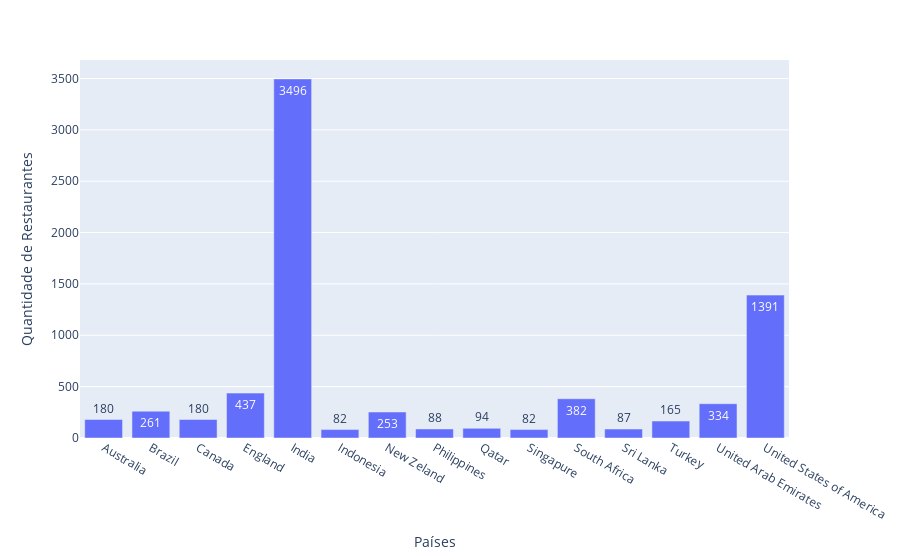

The notebook cell this image was saved under:
### Markdown cell above
## Quantidade de Restaurantes por Pais

### Code cell
cols = ['Country Code','Restaurant Name']

df_aux = df.loc[:,cols].groupby('Country Code').count().reset_index()

fig = px.bar(df_aux,x='Country Code',y='Restaurant Name',text_auto = True,
             labels = {'Restaurant Name':'Quantidade de Restaurantes','Country Code':'Países'})

fig.show()

### Figure 1 — Plotly figure (JSON) as saved in the notebook; plotly's stock layout.template omitted (floating-point values rounded to 4 significant figures)
{"data": [{"alignmentgroup": "True", "hovertemplate": "Países=%{x}<br>Quantidade de Restaurantes=%{y}<extra></extra>", "legendgroup": "", "marker": {"color": "#636efa", "pattern": {"shape": ""}}, "name": "", "offsetgroup": "", "orientation": "v", "showlegend": false, "textposition": "auto", "texttemplate": "%{y}", "type": "bar", "x": ["Australia", "Brazil", "Canada", "England", "India", "Indonesia", "New Zeland", "Philippines", "Qatar", "Singapure", "South Africa", "Sri Lanka", "Turkey", "United Arab Emirates", "United States of America"], "xaxis": "x", "y": [180, 261, 180, 437, 3496, 82, 253, 88, 94, 82, 382, 87, 165, 334, 1391], "yaxis": "y"}], "layout": {"autosize": true, "barmode": "relative", "legend": {"tracegroupgap": 0}, "margin": {"t": 60}, "xaxis": {"anchor": "y", "autorange": true, "domain": [0, 1], "range": [-0.5, 14.5], "title": {"text": "Países"}, "type": "category"}, "yaxis": {"anchor": "x", "autorange": true, "domain": [0, 1], "range": [0, 3680], "title": {"text": "Quantidade de Restaurantes"}, "type": "linear"}}}
